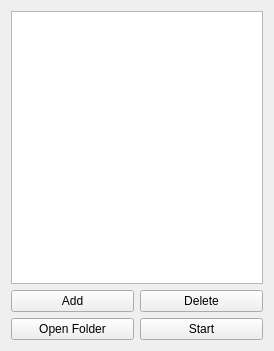
<?xml version="1.0" encoding="UTF-8"?>
<ui version="4.0">
 <class>Widget</class>
 <widget class="QWidget" name="Widget">
  <property name="geometry">
   <rect>
    <x>0</x>
    <y>0</y>
    <width>274</width>
    <height>351</height>
   </rect>
  </property>
  <property name="windowTitle">
   <string>trojan-gui</string>
  </property>
  <layout class="QVBoxLayout" name="verticalLayout">
   <item>
    <widget class="QListView" name="listView"/>
   </item>
   <item>
    <layout class="QHBoxLayout" name="horizontalLayout">
     <item>
      <widget class="QPushButton" name="pushButton">
       <property name="text">
        <string>Add</string>
       </property>
      </widget>
     </item>
     <item>
      <widget class="QPushButton" name="pushButton_2">
       <property name="text">
        <string>Delete</string>
       </property>
      </widget>
     </item>
    </layout>
   </item>
   <item>
    <layout class="QHBoxLayout" name="horizontalLayout_2">
     <item>
      <widget class="QPushButton" name="pushButton_3">
       <property name="text">
        <string>Open Folder</string>
       </property>
      </widget>
     </item>
     <item>
      <widget class="QPushButton" name="pushButton_4">
       <property name="text">
        <string>Start</string>
       </property>
      </widget>
     </item>
    </layout>
   </item>
  </layout>
 </widget>
 <layoutdefault spacing="6" margin="11"/>
 <resources/>
 <connections/>
</ui>
